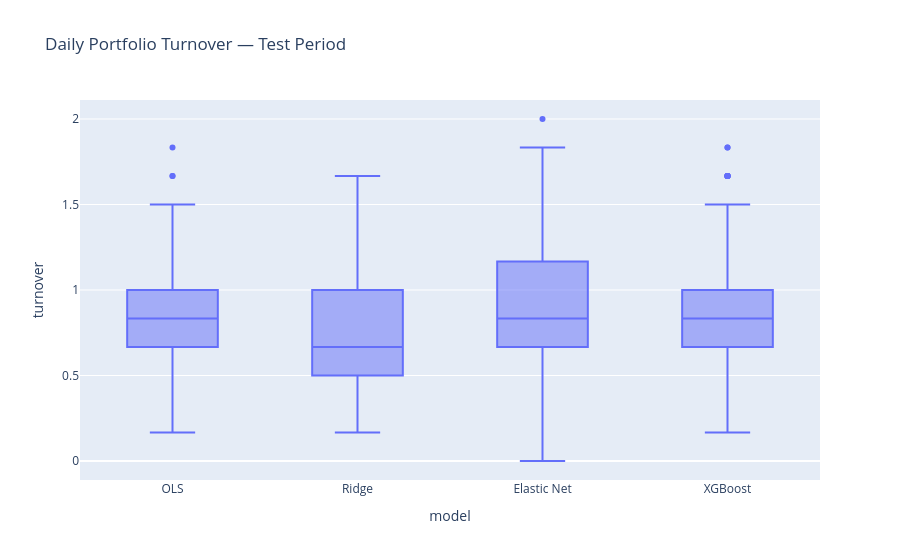

Source (notebook cell):
### Code cell
# Plot the distribution

fig = px.box(
    turnover_data,
    x="model",
    y="turnover",
    title="Daily Portfolio Turnover — Test Period",
)

fig.show()

### Figure 1 — Plotly figure (JSON) as saved in the notebook; plotly's stock layout.template omitted (floating-point values rounded to 4 significant figures; data arrays with more than 128 entries replaced by an {"elided": "..."} marker saying what was removed)
{"data": [{"alignmentgroup": "True", "hovertemplate": "model=%{x}<br>turnover=%{y}<extra></extra>", "legendgroup": "", "marker": {"color": "#636efa"}, "name": "", "notched": false, "offsetgroup": "", "orientation": "v", "showlegend": false, "type": "box", "x": {"elided": "4664 str values"}, "x0": " ", "xaxis": "x", "y": {"elided": "4664 float values"}, "y0": " ", "yaxis": "y"}], "layout": {"boxmode": "group", "legend": {"tracegroupgap": 0}, "title": {"text": "Daily Portfolio Turnover — Test Period"}, "xaxis": {"anchor": "y", "domain": [0, 1], "title": {"text": "model"}}, "yaxis": {"anchor": "x", "domain": [0, 1], "title": {"text": "turnover"}}}}
